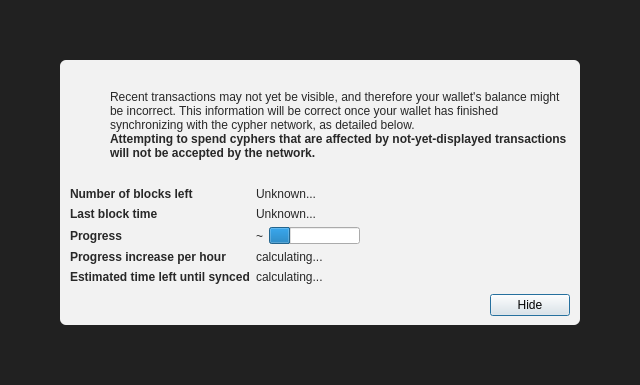
<?xml version="1.0" encoding="UTF-8"?>
<ui version="4.0">
 <class>ModalOverlay</class>
 <widget class="ModalOverlay" name="ModalOverlay">
  <property name="geometry">
   <rect>
    <x>0</x>
    <y>0</y>
    <width>640</width>
    <height>385</height>
   </rect>
  </property>
  <property name="windowTitle">
   <string>Form</string>
  </property>
  <layout class="QVBoxLayout" name="verticalLayout" stretch="0">
   <property name="sizeConstraint">
    <enum>QLayout::SetDefaultConstraint</enum>
   </property>
   <property name="leftMargin">
    <number>0</number>
   </property>
   <property name="topMargin">
    <number>0</number>
   </property>
   <property name="rightMargin">
    <number>0</number>
   </property>
   <property name="bottomMargin">
    <number>0</number>
   </property>
   <item>
    <widget class="QWidget" name="bgWidget" native="true">
     <property name="styleSheet">
      <string notr="true">#bgWidget { background: rgba(0,0,0,220); }</string>
     </property>
     <layout class="QVBoxLayout" name="verticalLayoutMain" stretch="1">
      <property name="leftMargin">
       <number>60</number>
      </property>
      <property name="topMargin">
       <number>60</number>
      </property>
      <property name="rightMargin">
       <number>60</number>
      </property>
      <property name="bottomMargin">
       <number>60</number>
      </property>
      <item>
       <widget class="QWidget" name="contentWidget" native="true">
        <property name="styleSheet">
         <string notr="true">#contentWidget { background: rgba(255,255,255,240); border-radius: 6px; }

QLabel { color: rgb(40,40,40);  }</string>
        </property>
        <layout class="QVBoxLayout" name="verticalLayoutSub" stretch="1,0,0,0">
         <property name="spacing">
          <number>0</number>
         </property>
         <property name="leftMargin">
          <number>10</number>
         </property>
         <property name="topMargin">
          <number>10</number>
         </property>
         <property name="rightMargin">
          <number>10</number>
         </property>
         <property name="bottomMargin">
          <number>10</number>
         </property>
         <item>
          <layout class="QHBoxLayout" name="horizontalLayoutIconText" stretch="0,1">
           <property name="topMargin">
            <number>20</number>
           </property>
           <item>
            <layout class="QVBoxLayout" name="verticalLayoutIcon">
             <property name="leftMargin">
              <number>0</number>
             </property>
             <item>
              <widget class="QPushButton" name="warningIcon">
               <property name="enabled">
                <bool>false</bool>
               </property>
               <property name="text">
                <string/>
               </property>
               <property name="icon">
                <iconset>
                 <normaloff>:/icons/warning</normaloff>
                 <disabledoff>:/icons/warning</disabledoff>:/icons/warning</iconset>
               </property>
               <property name="iconSize">
                <size>
                 <width>48</width>
                 <height>48</height>
                </size>
               </property>
               <property name="flat">
                <bool>true</bool>
               </property>
              </widget>
             </item>
             <item>
              <spacer name="verticalSpacerWarningIcon">
               <property name="orientation">
                <enum>Qt::Vertical</enum>
               </property>
               <property name="sizeHint" stdset="0">
                <size>
                 <width>20</width>
                 <height>40</height>
                </size>
               </property>
              </spacer>
             </item>
            </layout>
           </item>
           <item>
            <layout class="QVBoxLayout" name="verticalLayoutInfoText">
             <property name="leftMargin">
              <number>0</number>
             </property>
             <property name="topMargin">
              <number>0</number>
             </property>
             <item>
              <widget class="QLabel" name="infoText">
               <property name="text">
                <string>Recent transactions may not yet be visible, and therefore your wallet's balance might be incorrect. This information will be correct once your wallet has finished synchronizing with the cypher network, as detailed below.</string>
               </property>
               <property name="textFormat">
                <enum>Qt::RichText</enum>
               </property>
               <property name="wordWrap">
                <bool>true</bool>
               </property>
              </widget>
             </item>
             <item>
              <widget class="QLabel" name="infoTextStrong">
               <property name="font">
                <font>
                 <weight>75</weight>
                 <bold>true</bold>
                </font>
               </property>
               <property name="text">
                <string>Attempting to spend cyphers that are affected by not-yet-displayed transactions will not be accepted by the network.</string>
               </property>
               <property name="textFormat">
                <enum>Qt::RichText</enum>
               </property>
               <property name="wordWrap">
                <bool>true</bool>
               </property>
              </widget>
             </item>
             <item>
              <spacer name="verticalSpacerInTextSpace">
               <property name="orientation">
                <enum>Qt::Vertical</enum>
               </property>
               <property name="sizeHint" stdset="0">
                <size>
                 <width>20</width>
                 <height>40</height>
                </size>
               </property>
              </spacer>
             </item>
            </layout>
           </item>
          </layout>
         </item>
         <item>
          <spacer name="verticalSpacerAfterText">
           <property name="orientation">
            <enum>Qt::Vertical</enum>
           </property>
           <property name="sizeHint" stdset="0">
            <size>
             <width>20</width>
             <height>40</height>
            </size>
           </property>
          </spacer>
         </item>
         <item>
          <layout class="QFormLayout" name="formLayout">
           <property name="fieldGrowthPolicy">
            <enum>QFormLayout::FieldsStayAtSizeHint</enum>
           </property>
           <property name="horizontalSpacing">
            <number>6</number>
           </property>
           <property name="verticalSpacing">
            <number>6</number>
           </property>
           <property name="topMargin">
            <number>10</number>
           </property>
           <item row="0" column="0">
            <widget class="QLabel" name="labelNumberOfBlocksLeft">
             <property name="font">
              <font>
               <weight>75</weight>
               <bold>true</bold>
              </font>
             </property>
             <property name="text">
              <string>Number of blocks left</string>
             </property>
            </widget>
           </item>
           <item row="0" column="1">
            <widget class="QLabel" name="numberOfBlocksLeft">
             <property name="text">
              <string>Unknown...</string>
             </property>
            </widget>
           </item>
           <item row="1" column="0">
            <widget class="QLabel" name="labelLastBlockTime">
             <property name="font">
              <font>
               <weight>75</weight>
               <bold>true</bold>
              </font>
             </property>
             <property name="text">
              <string>Last block time</string>
             </property>
            </widget>
           </item>
           <item row="1" column="1">
            <widget class="QLabel" name="newestBlockDate">
             <property name="sizePolicy">
              <sizepolicy hsizetype="Maximum" vsizetype="Preferred">
               <horstretch>0</horstretch>
               <verstretch>0</verstretch>
              </sizepolicy>
             </property>
             <property name="text">
              <string>Unknown...</string>
             </property>
            </widget>
           </item>
           <item row="2" column="0">
            <widget class="QLabel" name="labelSyncDone">
             <property name="font">
              <font>
               <weight>75</weight>
               <bold>true</bold>
              </font>
             </property>
             <property name="text">
              <string>Progress</string>
             </property>
            </widget>
           </item>
           <item row="2" column="1">
            <layout class="QHBoxLayout" name="horizontalLayoutSync" stretch="0,1">
             <item>
              <widget class="QLabel" name="percentageProgress">
               <property name="text">
                <string notr="true">~</string>
               </property>
              </widget>
             </item>
             <item>
              <widget class="QProgressBar" name="progressBar">
               <property name="value">
                <number>24</number>
               </property>
               <property name="format">
                <string/>
               </property>
              </widget>
             </item>
            </layout>
           </item>
           <item row="4" column="0">
            <widget class="QLabel" name="labelProgressIncrease">
             <property name="font">
              <font>
               <weight>75</weight>
               <bold>true</bold>
              </font>
             </property>
             <property name="text">
              <string>Progress increase per hour</string>
             </property>
            </widget>
           </item>
           <item row="4" column="1">
            <widget class="QLabel" name="progressIncreasePerH">
             <property name="text">
              <string>calculating...</string>
             </property>
            </widget>
           </item>
           <item row="5" column="0">
            <widget class="QLabel" name="labelEstimatedTimeLeft">
             <property name="font">
              <font>
               <weight>75</weight>
               <bold>true</bold>
              </font>
             </property>
             <property name="text">
              <string>Estimated time left until synced</string>
             </property>
            </widget>
           </item>
           <item row="5" column="1">
            <widget class="QLabel" name="expectedTimeLeft">
             <property name="text">
              <string>calculating...</string>
             </property>
            </widget>
           </item>
          </layout>
         </item>
         <item>
          <layout class="QHBoxLayout" name="horizontalLayoutButtons">
           <property name="leftMargin">
            <number>10</number>
           </property>
           <property name="topMargin">
            <number>10</number>
           </property>
           <item>
            <spacer name="horizontalSpacer">
             <property name="orientation">
              <enum>Qt::Horizontal</enum>
             </property>
             <property name="sizeHint" stdset="0">
              <size>
               <width>40</width>
               <height>20</height>
              </size>
             </property>
            </spacer>
           </item>
           <item>
            <widget class="QPushButton" name="closeButton">
             <property name="text">
              <string>Hide</string>
             </property>
             <property name="focusPolicy">
              <enum>Qt::StrongFocus</enum>
             </property>
             <property name="default">
              <bool>true</bool>
             </property>
            </widget>
           </item>
          </layout>
         </item>
        </layout>
       </widget>
      </item>
     </layout>
    </widget>
   </item>
  </layout>
 </widget>
 <customwidgets>
  <customwidget>
   <class>ModalOverlay</class>
   <extends>QWidget</extends>
   <header>qt/modaloverlay.h</header>
   <container>1</container>
  </customwidget>
 </customwidgets>
 <resources/>
 <connections/>
</ui>
